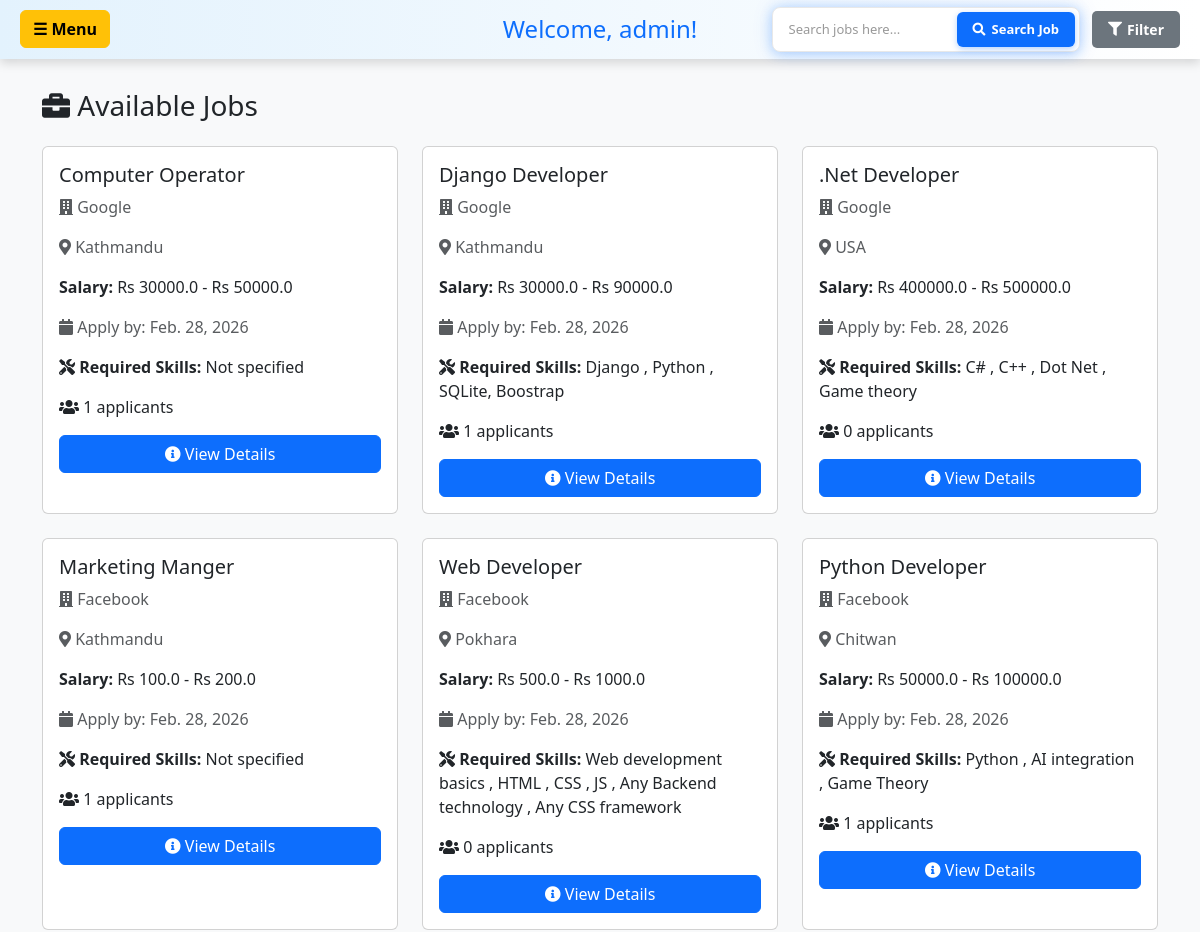
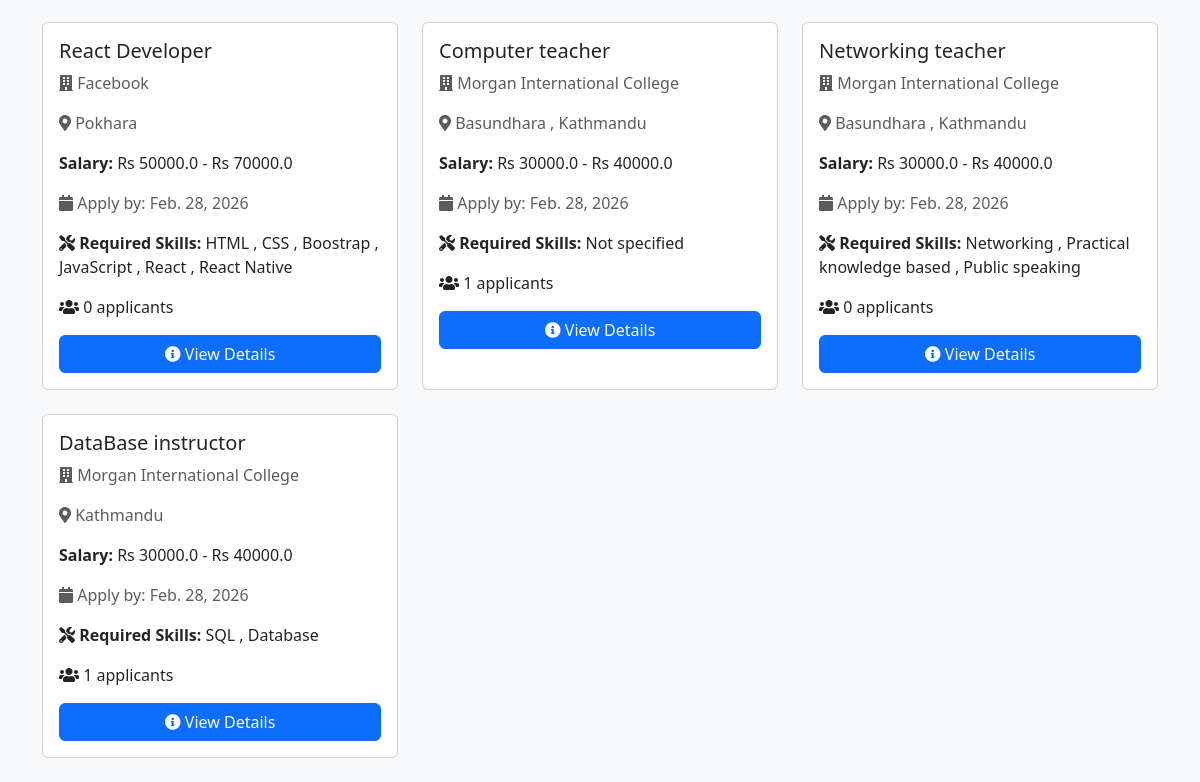
The app's page /candidate-dashboard/ (signed in), older data (2 pictures, top to bottom).
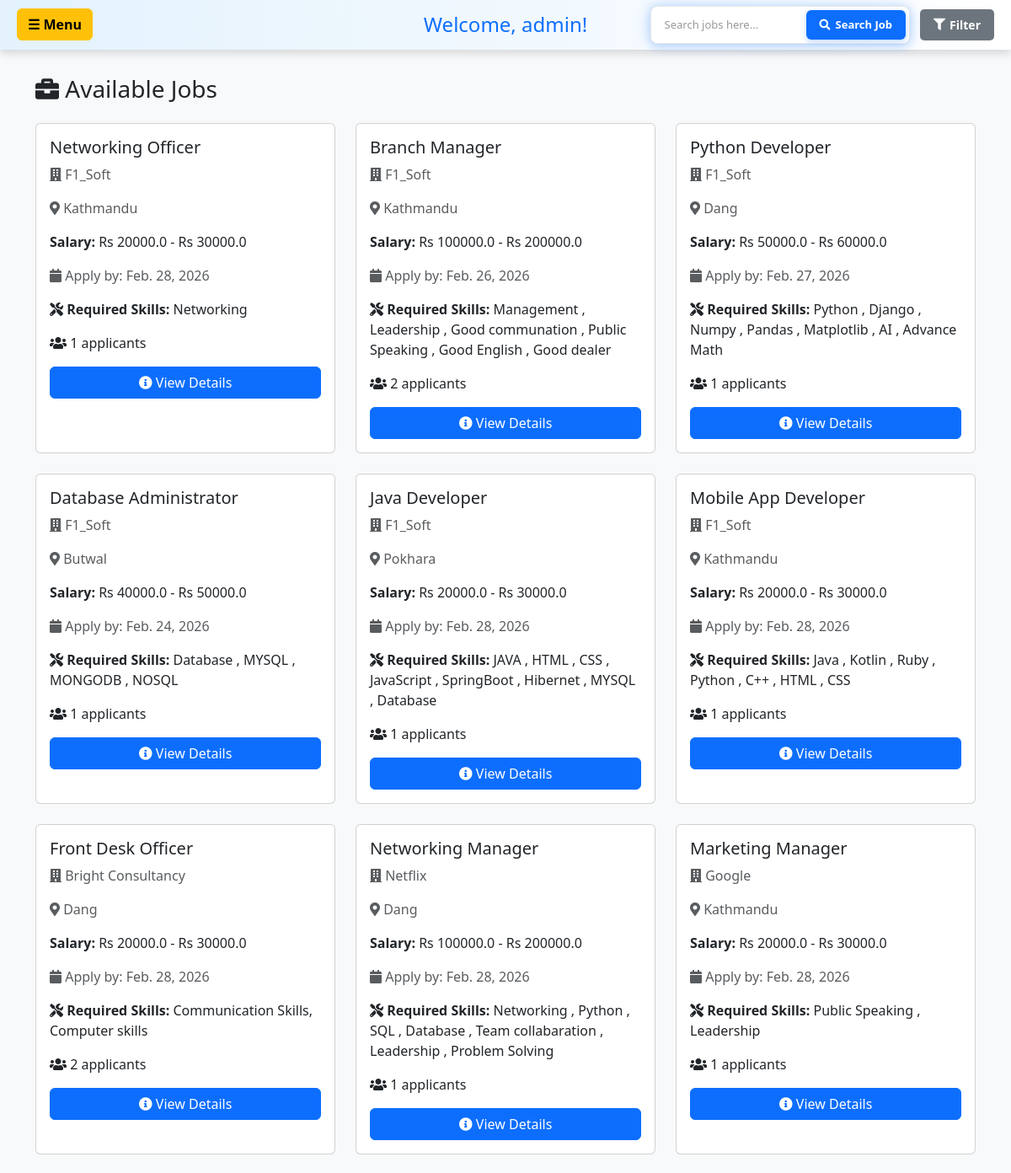
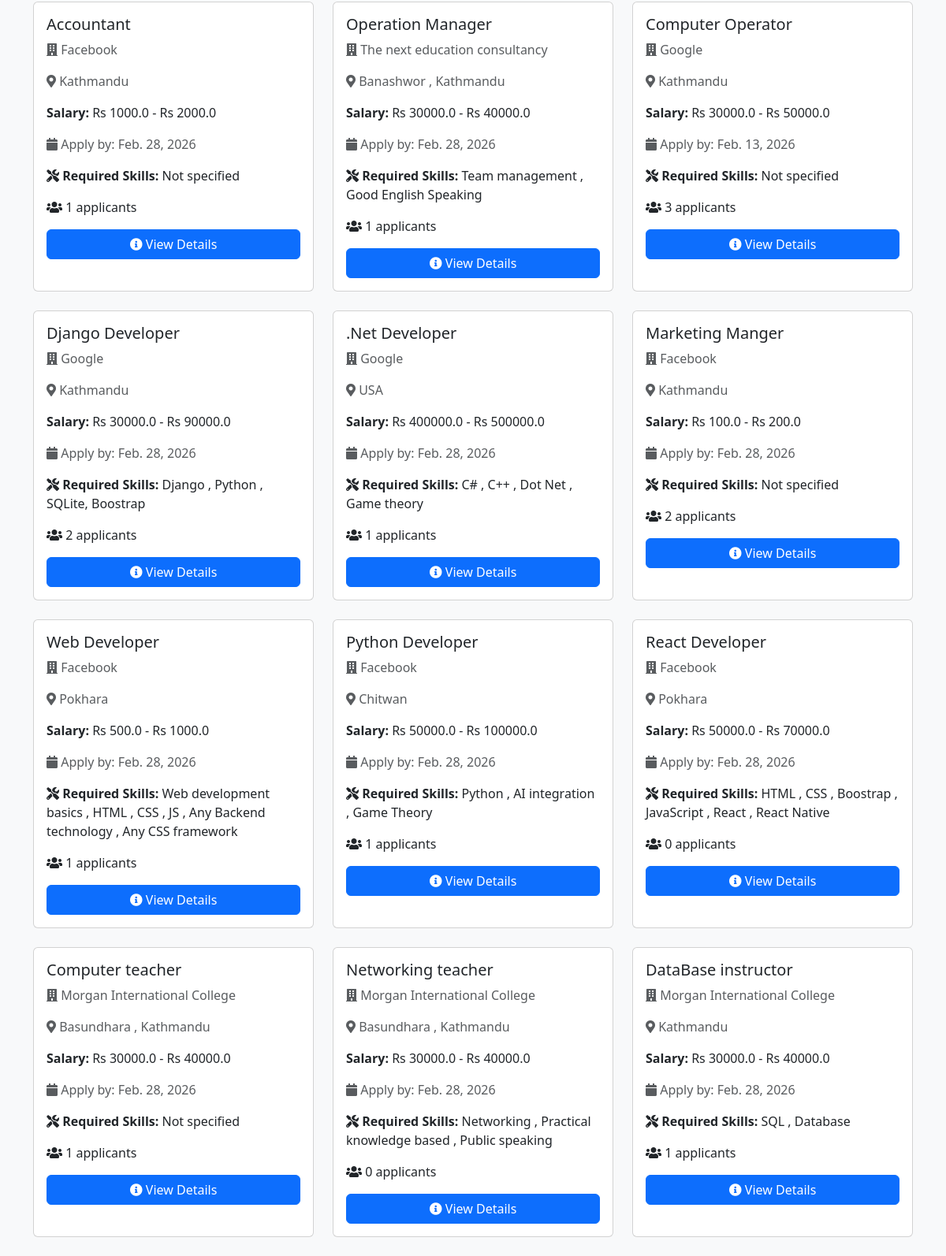
The same page, newer data (2 pictures, top to bottom).
### hr/models.py (models this page shows, shortened)
class JobPost(models.Model):
    user = models.ForeignKey(User, on_delete=models.CASCADE)
    title = models.CharField(max_length=200)
    address = models.CharField(max_length=200)
    CompanyName = models.CharField(max_length=200)
    salaryLow = models.FloatField(default=0, validators=[MinValueValidator(0)])
    salaryHigh = models.FloatField(default=0, validators=[MinValueValidator(0)])
    applycount = models.IntegerField(default=0)
    lastDateToApply = models.DateField()
    created_at = models.DateTimeField(auto_now_add=True, null=True)
    employment_type = models.CharField(
        max_length=20, choices=EMPLOYMENT_TYPE_CHOICES,
        default='full-time', null=True, blank=True
    )
    work_mode = models.CharField(
        max_length=20, choices=WORK_MODE_CHOICES,
        default='on-site', null=True, blank=True
    )
    required_experience = models.CharField(
        max_length=50,
        choices=EXPERIENCE_LEVEL_CHOICES,
        default='no-experience',
        help_text='Select required years of experience'
    )
    required_experience_custom = models.CharField(
        max_length=100,
        null=True,
        blank=True,
        help_text='Custom experience requirement (e.g., 1.5 years)'
    )
    required_education = models.CharField(
        max_length=50,
        choices=REQUIRED_EDUCATION_CHOICES,
        default='no-education',
        help_text='Select required education level'
    )
    required_skills = models.TextField(
        null=True,
        blank=True,
        help_text='Comma-separated skills (e.g., Python, SQL, Communication)'
    )
    @property
    def is_expired(self):
        return self.lastDateToApply < date.today()

### candidate/views.py (the view, shortened to what this page needs)
# urls.py: path("candidate-dashboard/", views.candidate_dashboard, name='candidate_dashboard'),
@login_required(login_url='login_user')
def candidate_dashboard(request):
    try:
        profile = CandidateProfile.objects.get(user=request.user)
    except CandidateProfile.DoesNotExist:
        profile = None
    search_query = request.GET.get('search', '')
    filter_by = request.GET.get('filter_by', 'keyword')
    location = request.GET.get('location', '')
    date_posted = request.GET.get('date_posted', '')
    min_salary = request.GET.get('min_salary', '')
    max_salary = request.GET.get('max_salary', '')
    sort_by = request.GET.get('sort_by', 'relevance')
    employment_type = request.GET.get('employment_type', '')
    work_mode = request.GET.get('work_mode', '')
    jobs = JobPost.objects.all()
    search_placeholder = 'Search jobs here...'
    if filter_by == 'keyword' and search_query:
        jobs = jobs.filter(title__icontains=search_query)
        search_placeholder = 'Search jobs here...'
    elif filter_by == 'location' and search_query:
        jobs = jobs.filter(address__icontains=search_query)
        search_placeholder = 'Search by location...'
    elif filter_by == 'company' and search_query:
        jobs = jobs.filter(CompanyName__icontains=search_query)
        search_placeholder = 'Search by company name...'
    elif filter_by == 'date_24':
        cutoff_date = timezone.now() - timedelta(hours=24)
        jobs = jobs.filter(created_at__gte=cutoff_date)
        search_placeholder = 'Showing jobs from last 24 hours'
    elif filter_by == 'date_7':
        cutoff_date = timezone.now() - timedelta(days=7)
        jobs = jobs.filter(created_at__gte=cutoff_date)
        search_placeholder = 'Showing jobs from last 7 days'
    elif filter_by == 'date_30':
        cutoff_date = timezone.now() - timedelta(days=30)
        jobs = jobs.filter(created_at__gte=cutoff_date)
        search_placeholder = 'Showing jobs from last 30 days'
    elif filter_by == 'salary_high':
        jobs = jobs.order_by('-salaryHigh')
        search_placeholder = 'Sorted by highest salary'
    elif filter_by == 'salary_low':
        jobs = jobs.order_by('salaryLow')
        search_placeholder = 'Sorted by lowest salary'
    elif filter_by == 'newest':
        jobs = jobs.order_by('-created_at')
        search_placeholder = 'Showing newest jobs first'
    elif filter_by == 'employment_full':
        jobs = jobs.filter(employment_type='full-time')
        search_placeholder = 'Showing Full-time jobs'
    elif filter_by == 'employment_part':
        jobs = jobs.filter(employment_type='part-time')
        search_placeholder = 'Showing Part-time jobs'
    elif filter_by == 'employment_intern':
        jobs = jobs.filter(employment_type='internship')
        search_placeholder = 'Showing Internship jobs'
    elif filter_by == 'employment_contract':
        jobs = jobs.filter(employment_type='contract')
        search_placeholder = 'Showing Contract jobs'
    elif filter_by == 'employment_freelance':
        jobs = jobs.filter(employment_type='freelance')
        search_placeholder = 'Showing Freelance jobs'
    elif filter_by == 'work_onsite':
        jobs = jobs.filter(work_mode='on-site')
        search_placeholder = 'Showing On-site jobs'
    elif filter_by == 'work_remote':
        jobs = jobs.filter(work_mode='remote')
        search_placeholder = 'Showing Remote jobs'
    elif filter_by == 'work_hybrid':
        jobs = jobs.filter(work_mode='hybrid')
        search_placeholder = 'Showing Hybrid jobs'
    if location:
        jobs = jobs.filter(address__icontains=location)
    if filter_by not in ['salary_high', 'salary_low', 'newest', 'salary_range']:
        if sort_by == 'newest':
            jobs = jobs.order_by('-created_at')
        elif sort_by == 'salary_high':
            jobs = jobs.order_by('-salaryHigh')
        elif sort_by == 'salary_low':
            jobs = jobs.order_by('salaryLow')
        else:  # Default sorting by relevance (could be based on search query or other factors)
            jobs = jobs.order_by('-created_at')
    applied_jobs = candidateApplication.objects.filter(user=request.user)
    applied_job_ids = [app.job.id for app in applied_jobs]
    job_status_map = {app.job.id: app.status for app in applied_jobs}
    for job in jobs:
        if job.id in job_status_map:
            job.application_status = job_status_map[job.id]
        else:
            job.application_status = None
    for job in jobs:
        if job.is_expired:
            job.display_status = "Expired"
        else:
            job.display_status = job.application_status
    shortlisted_jobs = ShortlistedCandidate.objects.filter(candidate__user=request.user)
    shortlisted_count = shortlisted_jobs.count()
    newly_shortlisted = shortlisted_jobs.filter(notification_sent=False)
    for shortlist in newly_shortlisted:
        messages.info(request, f"Great news! You have been shortlisted for {shortlist.job.title}!")
        shortlist.notification_sent = True
        shortlist.save()
    context = {
        'jobs': jobs,
        'applied_job_ids': applied_job_ids,
        'shortlisted_count': shortlisted_count,
        'profile': profile,
        'search_query': search_query,
        'filter_by': filter_by,
        'search_placeholder': search_placeholder,
        'location': location,
        'date_posted': date_posted,
        'min_salary': min_salary,
        'max_salary': max_salary,
        'sort_by': sort_by,
        'employment_type': employment_type,
        'work_mode': work_mode,
    }
    return render(request, 'candidate/dashboard_with_nav.html', context)

### candidate/templates/candidate/dashboard_with_nav.html (shortened to what this page needs)
<!DOCTYPE html>
<html lang="en">
{% load static %}
<head>
    <link href="https://cdn.jsdelivr.net/npm/bootstrap@5.3.8/dist/css/bootstrap.min.css" rel="stylesheet">
    <link rel="stylesheet" href="https://cdnjs.cloudflare.com/ajax/libs/font-awesome/5.15.3/css/all.min.css">
</head>
<body>
<div class="top-bar">
    <a class="btn btn-warning menu-btn" data-bs-toggle="offcanvas" href="#offcanvasExample" role="button" aria-controls="offcanvasExample">
        <strong>☰ Menu</strong>
    </a>
    <h2>Welcome, {{ user.username }}!</h2>
    <div class="search-container">
        <div class="search-form-wrapper">
            <form method="GET" action="{% url 'candidate_dashboard' %}" class="d-flex align-items-center" id="searchForm" style="width: 100%; margin: 0;">
                <input type="text" name="search" class="search-input"
                    placeholder="{{ search_placeholder|default:'Search jobs here...' }}"
                    value="{{ search_query }}" />
                <button type="submit" class="search-btn">
                    <i class="fas fa-search"></i> Search Job
                </button>
            </form>
        </div>
        <div class="filter-dropdown">
            <button type="button" class="filter-btn" onclick="toggleFilterDropdown()">
                <i class="fas fa-filter"></i> Filter
            </button>
        </div>
    </div>
</div>
<div class="container">
    <h3 class="mb-4"><i class="fas fa-briefcase"></i> Available Jobs</h3>
    {% if jobs %}
    <div class="row">
        {% for job in jobs %}
        <div class="col-md-6 col-lg-4 mb-4">
            <div class="card job-card h-100 position-relative">
                <div class="card-body">
                    <h5 class="card-title">{{ job.title }}</h5>
                    <p class="card-text text-muted">
                        <i class="fas fa-building"></i> {{ job.CompanyName }}
                    </p>
                    <p class="card-text text-muted">
                        <i class="fas fa-map-marker-alt"></i> {{ job.address }}
                    </p>
                    <p class="card-text">
                        <strong>Salary:</strong> Rs {{ job.salaryLow }} - Rs {{ job.salaryHigh }}
                    </p>
                    <p class="card-text text-muted">
                        <i class="fas fa-calendar"></i> Apply by: {{ job.lastDateToApply }}
                    </p>
                    <p class="card-text">
                        <i class="fas fa-tools"></i>
                        <strong>Required Skills:</strong>
                        {% if job.required_skills %}
                            {{ job.required_skills }}
                        {% else %}
                            Not specified
                        {% endif %}
                    </p>
                    <p class="card-text">
                        <i class="fas fa-users"></i> {{ job.applycount|default:"0" }} applicants
                    </p>
                    <a href="{% url 'job_detail' job.id %}" class="btn btn-primary w-100">
                        <i class="fas fa-info-circle"></i> View Details
                    </a>
                </div>
            </div>
        </div>
        {% endfor %}
    </div>
    {% else %}
    <div class="alert alert-warning" role="alert">
        No jobs available at the moment. Check back later!
    </div>
    {% endif %}
</div>
</body>
</html>

Row changes from the older to the newer data that the page shows:
added JobPost: title "Networking Officer", CompanyName "F1_Soft", address "Kathmandu", salaryLow "20000.0", salaryHigh "30000.0", lastDateToApply "Feb. 28, 2026", required_skills "Networking", applycount "1"
added JobPost: title "Branch Manager", CompanyName "F1_Soft", address "Kathmandu", salaryLow "100000.0", salaryHigh "200000.0", lastDateToApply "Feb. 26, 2026", required_skills "Management , Leadership , Good communation , Public Speaking , Good English , Good dealer", applycount "2"
added JobPost: title "Python Developer", CompanyName "F1_Soft", address "Dang", salaryLow "50000.0", salaryHigh "60000.0", lastDateToApply "Feb. 27, 2026", required_skills "Python , Django , Numpy , Pandas , Matplotlib , AI , Advance Math", applycount "1"
added JobPost: title "Database Administrator", CompanyName "F1_Soft", address "Butwal", salaryLow "40000.0", salaryHigh "50000.0", lastDateToApply "Feb. 24, 2026", required_skills "Database , MYSQL , MONGODB , NOSQL", applycount "1"
added JobPost: title "Java Developer", CompanyName "F1_Soft", address "Pokhara", salaryLow "20000.0", salaryHigh "30000.0", lastDateToApply "Feb. 28, 2026", required_skills "JAVA , HTML , CSS , JavaScript , SpringBoot , Hibernet , MYSQL , Database", applycount "1"
added JobPost: title "Mobile App Developer", CompanyName "F1_Soft", address "Kathmandu", salaryLow "20000.0", salaryHigh "30000.0", lastDateToApply "Feb. 28, 2026", required_skills "Java , Kotlin , Ruby , Python , C++ , HTML , CSS", applycount "1"
added JobPost: title "Front Desk Officer", CompanyName "Bright Consultancy", address "Dang", salaryLow "20000.0", salaryHigh "30000.0", lastDateToApply "Feb. 28, 2026", required_skills "Communication Skills, Computer skills", applycount "2"
added JobPost: title "Networking Manager", CompanyName "Netflix", address "Dang", salaryLow "100000.0", salaryHigh "200000.0", lastDateToApply "Feb. 28, 2026", required_skills "Networking , Python , SQL , Database , Team collabaration , Leadership , Problem Solving", applycount "1"
added JobPost: title "Marketing Manager", CompanyName "Google", address "Kathmandu", salaryLow "20000.0", salaryHigh "30000.0", lastDateToApply "Feb. 28, 2026", required_skills "Public Speaking , Leadership", applycount "1"
added JobPost: title "Accountant", CompanyName "Facebook", address "Kathmandu", salaryLow "1000.0", salaryHigh "2000.0", lastDateToApply "Feb. 28, 2026", shows "Not specified", applycount "1"
added JobPost: title "Operation Manager", CompanyName "The next education consultancy", address "Banashwor , Kathmandu", salaryLow "30000.0", salaryHigh "40000.0", lastDateToApply "Feb. 28, 2026", required_skills "Team management , Good English Speaking", applycount "1"
changed JobPost "Computer Operator": lastDateToApply "Feb. 28, 2026" → "Feb. 13, 2026"; applycount "1" → "3"
changed JobPost "Django Developer": applycount "1" → "2"
changed JobPost ".Net Developer": applycount "0" → "1"
changed JobPost "Marketing Manger": applycount "1" → "2"
changed JobPost "Web Developer": applycount "0" → "1"
